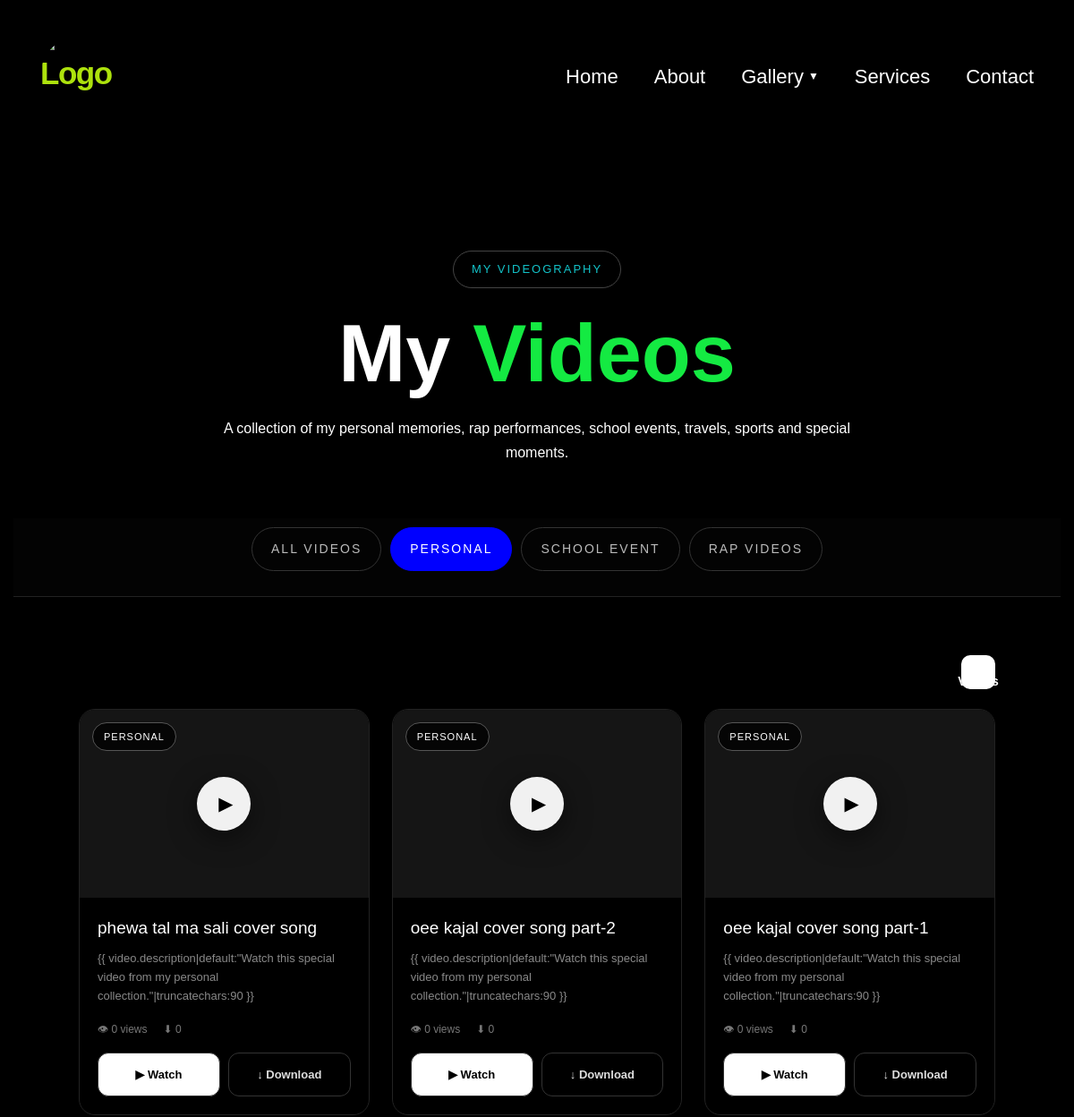
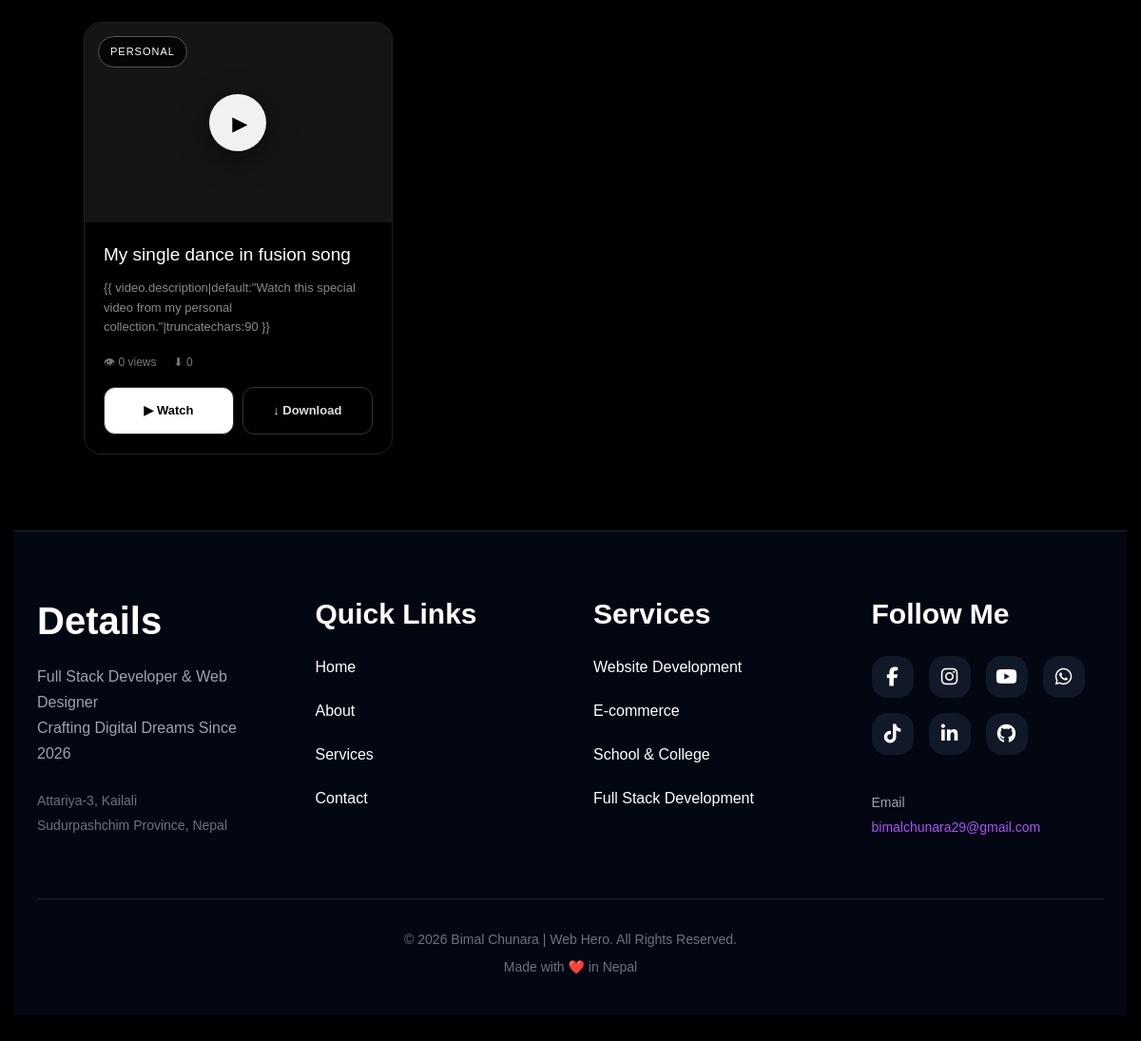
/videos/?category=personal, run on the app's committed database (2 pictures, top to bottom).
### hero/models.py (models this page shows, shortened)
class Video(models.Model):
    CATEGORY_CHOICES = [
        ('all', 'All Videos'),
        ('personal', 'Personal'),
        ('school', 'School Event'),
        ('rap', 'Rap Videos'),
        ('group', 'Group Dance Video'),
    ]
    title = models.CharField(max_length=200)
    slug = models.SlugField(
        max_length=250,
        unique=True,
        blank=True
    )
    category = models.CharField(
        max_length=30,
        choices=CATEGORY_CHOICES,
        default='personal'
    )
    description = models.TextField(
        blank=True
    )
    video_file = models.FileField(
        upload_to='videos/',
        blank=True,
        null=True
    )
    views = models.PositiveIntegerField(
        default=0
    )
    downloads = models.PositiveIntegerField(
        default=0
    )
    featured = models.BooleanField(
        default=False
    )
    created_at = models.DateTimeField(
        auto_now_add=True
    )
    updated_at = models.DateTimeField(
        auto_now=True
    )
    is_active = models.BooleanField(
        default=True
    )

### hero/views.py (the view)
def video_gallery(request):
    category = request.GET.get('category', 'all')
    videos = Video.objects.filter(
        is_active=True
    ).order_by('-created_at')
    if category != 'all':
        videos = videos.filter(category=category)
    categories = [
        ('all', 'All Videos'),
        ('personal', 'Personal'),
        ('school', 'School Event'),
        ('rap', 'Rap Videos'),
    ]
    context = {
        'videos': videos,
        'categories': categories,
        'active_category': category,
    }
    return render(
        request,
        'videos.html',
        context
    )

### templates/videos.html (shortened to what this page needs)
{% extends 'base.html' %} {% block content %}
<section class="hero">
  <div class="badge">MY VIDEOGRAPHY</div>
  <h1>My <span>Videos</span></h1>
  <p>
    A collection of my personal memories, rap performances, school events,
    travels, sports and special moments.
  </p>
</section>
<div class="categories">
  {% for value, label in categories %}
  <a
    href="?category={{ value }}"
    class="category {% if active_category == value %} active {% endif %}"
  >
    {{ label }}
  </a>
  {% endfor %}
</div>
<main class="container">
  <div class="section-title">
    <span> {{ videos|length }} Videos </span>
  </div>
  {% if videos %}
  <div class="video-grid">
    {% for video in videos %}
    <article class="video-card">
      <div class="thumbnail">
        <div class="play-button">▶</div>
        <div class="category-label">{{ video.get_category_display }}</div>
      </div>
      <div class="video-content">
        <h3>{{ video.title }}</h3>
        <p class="description">
          {{ video.description|default:"Watch this special video from my
          personal collection."|truncatechars:90 }}
        </p>
        <div class="stats">
          <span> 👁 {{ video.views }} views </span>
          <span> ⬇ {{ video.downloads }} </span>
        </div>
        <div class="buttons">
          <a
            href="{% url 'training:video_detail' video.slug %}"
            class="btn watch"
          >
            ▶ Watch
          </a>
          {% if video.video_file %}
          <a href="{% url 'training:download_video' video.slug %}" class="btn">
            ↓ Download
          </a>
          {% endif %}
        </div>
      </div>
    </article>
    {% endfor %}
  </div>
  {% else %}
  <div class="empty">
    <h3>No Videos Found</h3>
    <p>Videos will appear here after uploading them from the admin panel.</p>
  </div>
  {% endif %}
</main>
{% endblock %}

### data on the page
Video: category "PERSONAL", title "phewa tal ma sali cover song", views "0", downloads "0", shows "↓ Download"
Video: category "PERSONAL", title "oee kajal cover song part-2", views "0", downloads "0", shows "↓ Download"
Video: category "PERSONAL", title "oee kajal cover song part-1", views "0", downloads "0", shows "↓ Download"
Video: category "PERSONAL", title "My single dance in fusion song", views "0", downloads "0", shows "↓ Download"

### other printed values
{{ label }} "ALL VIDEOS" "PERSONAL" "SCHOOL EVENT" "RAP VIDEOS"
